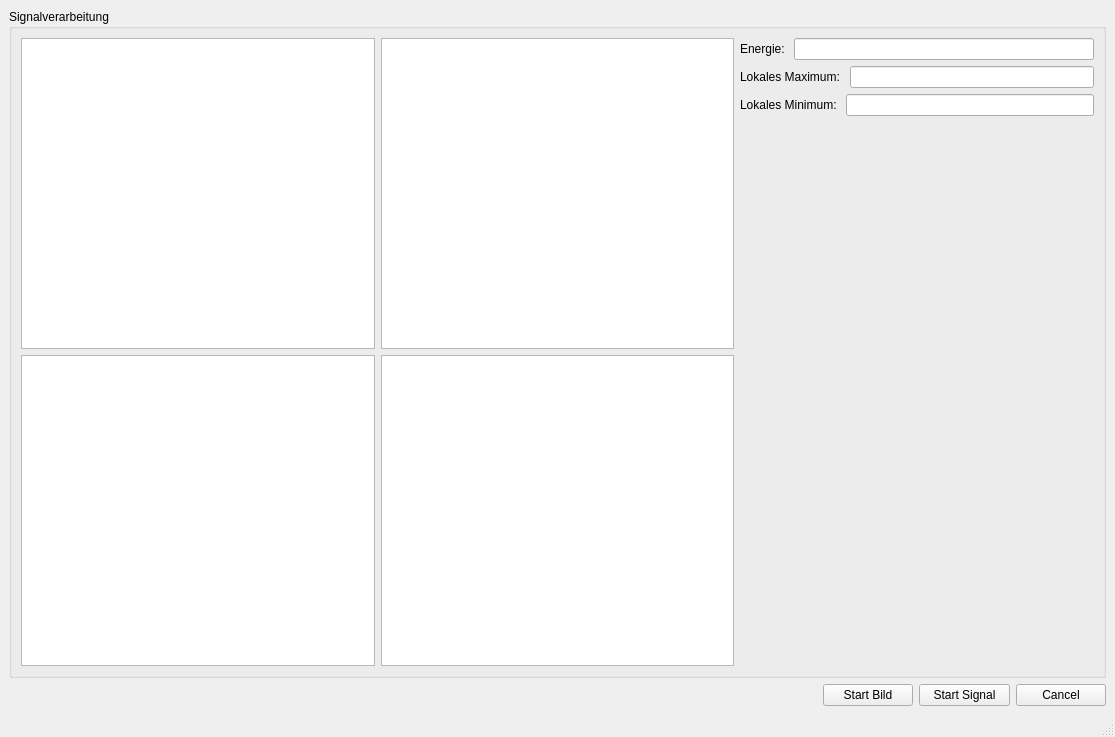
<?xml version="1.0" encoding="UTF-8"?>
<ui version="4.0">
 <class>MainWindow</class>
 <widget class="QMainWindow" name="MainWindow">
  <property name="geometry">
   <rect>
    <x>0</x>
    <y>0</y>
    <width>1115</width>
    <height>737</height>
   </rect>
  </property>
  <property name="windowTitle">
   <string>MainWindow</string>
  </property>
  <widget class="QWidget" name="centralwidget">
   <layout class="QHBoxLayout" name="horizontalLayout_2">
    <item>
     <layout class="QVBoxLayout" name="verticalLayout_4">
      <item>
       <layout class="QVBoxLayout" name="verticalLayout">
        <item>
         <widget class="QGroupBox" name="groupBox_2">
          <property name="title">
           <string>Signalverarbeitung</string>
          </property>
          <layout class="QHBoxLayout" name="horizontalLayout_5">
           <item>
            <layout class="QHBoxLayout" name="horizontalLayout_4">
             <item>
              <layout class="QVBoxLayout" name="verticalLayout_3">
               <item>
                <widget class="PlotWidget" name="plotWidget_test"/>
               </item>
               <item>
                <widget class="PlotWidget" name="plotWidget_test2"/>
               </item>
              </layout>
             </item>
             <item>
              <layout class="QVBoxLayout" name="verticalLayout_5">
               <item>
                <widget class="PlotWidget" name="plotWidget_test3"/>
               </item>
               <item>
                <widget class="PlotWidget" name="plotWidget_test4"/>
               </item>
              </layout>
             </item>
             <item>
              <layout class="QVBoxLayout" name="verticalLayout_2" stretch="1,1,1,9">
               <item>
                <layout class="QHBoxLayout" name="horizontalLayout_6">
                 <item>
                  <widget class="QLabel" name="label_7">
                   <property name="text">
                    <string>Energie: </string>
                   </property>
                  </widget>
                 </item>
                 <item>
                  <widget class="QLineEdit" name="lineEdit"/>
                 </item>
                </layout>
               </item>
               <item>
                <layout class="QHBoxLayout" name="horizontalLayout_3">
                 <item>
                  <widget class="QLabel" name="label_3">
                   <property name="text">
                    <string>Lokales Maximum: </string>
                   </property>
                  </widget>
                 </item>
                 <item>
                  <widget class="QLineEdit" name="lineEdit_2"/>
                 </item>
                </layout>
               </item>
               <item>
                <layout class="QHBoxLayout" name="horizontalLayout_16">
                 <item>
                  <widget class="QLabel" name="label_8">
                   <property name="text">
                    <string>Lokales Minimum: </string>
                   </property>
                  </widget>
                 </item>
                 <item>
                  <widget class="QLineEdit" name="lineEdit_3"/>
                 </item>
                </layout>
               </item>
               <item>
                <spacer name="verticalSpacer">
                 <property name="orientation">
                  <enum>Qt::Vertical</enum>
                 </property>
                 <property name="sizeHint" stdset="0">
                  <size>
                   <width>20</width>
                   <height>100</height>
                  </size>
                 </property>
                </spacer>
               </item>
              </layout>
             </item>
            </layout>
           </item>
          </layout>
         </widget>
        </item>
       </layout>
      </item>
      <item>
       <layout class="QHBoxLayout" name="horizontalLayout" stretch="9,1,1,1">
        <item>
         <spacer name="horizontalSpacer">
          <property name="orientation">
           <enum>Qt::Horizontal</enum>
          </property>
          <property name="sizeHint" stdset="0">
           <size>
            <width>40</width>
            <height>20</height>
           </size>
          </property>
         </spacer>
        </item>
        <item>
         <widget class="QPushButton" name="pushButton_3">
          <property name="text">
           <string>Start Bild</string>
          </property>
         </widget>
        </item>
        <item>
         <widget class="QPushButton" name="pushButton">
          <property name="text">
           <string>Start Signal</string>
          </property>
         </widget>
        </item>
        <item>
         <widget class="QPushButton" name="pushButton_2">
          <property name="text">
           <string>Cancel</string>
          </property>
         </widget>
        </item>
       </layout>
      </item>
     </layout>
    </item>
   </layout>
  </widget>
  <widget class="QMenuBar" name="menubar">
   <property name="geometry">
    <rect>
     <x>0</x>
     <y>0</y>
     <width>1115</width>
     <height>21</height>
    </rect>
   </property>
  </widget>
  <widget class="QStatusBar" name="statusbar"/>
 </widget>
 <customwidgets>
  <customwidget>
   <class>PlotWidget</class>
   <extends>QGraphicsView</extends>
   <header>plotwidget.h</header>
  </customwidget>
 </customwidgets>
 <resources/>
 <connections/>
</ui>
